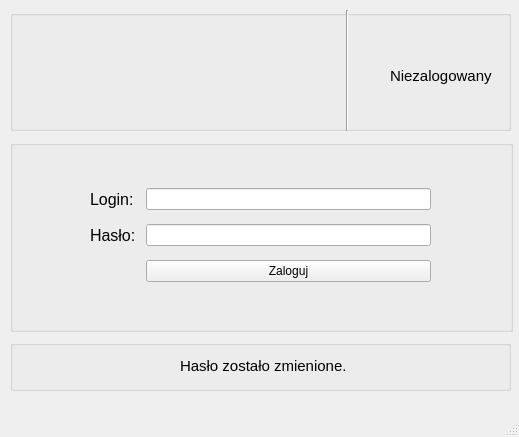
<?xml version="1.0" encoding="UTF-8"?>
<ui version="4.0">
 <class>LoginWindow2</class>
 <widget class="QMainWindow" name="LoginWindow2">
  <property name="geometry">
   <rect>
    <x>0</x>
    <y>0</y>
    <width>519</width>
    <height>437</height>
   </rect>
  </property>
  <property name="windowTitle">
   <string>MainWindow</string>
  </property>
  <widget class="QWidget" name="centralwidget">
   <widget class="QGroupBox" name="groupBoxlogin">
    <property name="geometry">
     <rect>
      <x>10</x>
      <y>140</y>
      <width>503</width>
      <height>192</height>
     </rect>
    </property>
    <property name="title">
     <string/>
    </property>
    <widget class="QWidget" name="formLayoutWidget">
     <property name="geometry">
      <rect>
       <x>80</x>
       <y>40</y>
       <width>341</width>
       <height>111</height>
      </rect>
     </property>
     <layout class="QGridLayout" name="gridLayout">
      <item row="0" column="0">
       <widget class="QLabel" name="label_login">
        <property name="font">
         <font>
          <pointsize>12</pointsize>
         </font>
        </property>
        <property name="text">
         <string>Login: </string>
        </property>
       </widget>
      </item>
      <item row="0" column="1">
       <widget class="QLineEdit" name="lineEdit_login"/>
      </item>
      <item row="1" column="0">
       <widget class="QLabel" name="label_password">
        <property name="font">
         <font>
          <pointsize>12</pointsize>
         </font>
        </property>
        <property name="text">
         <string>Hasło: </string>
        </property>
       </widget>
      </item>
      <item row="1" column="1">
       <widget class="QLineEdit" name="lineEdit_password">
        <property name="echoMode">
         <enum>QLineEdit::Password</enum>
        </property>
       </widget>
      </item>
      <item row="2" column="1">
       <widget class="QPushButton" name="pushButtonlog_in">
        <property name="text">
         <string>Zaloguj</string>
        </property>
       </widget>
      </item>
     </layout>
    </widget>
   </widget>
   <widget class="QGroupBox" name="groupBox_menu_2">
    <property name="geometry">
     <rect>
      <x>10</x>
      <y>10</y>
      <width>501</width>
      <height>121</height>
     </rect>
    </property>
    <property name="title">
     <string/>
    </property>
    <widget class="QLabel" name="label_user">
     <property name="geometry">
      <rect>
       <x>380</x>
       <y>50</y>
       <width>111</width>
       <height>31</height>
      </rect>
     </property>
     <property name="font">
      <font>
       <pointsize>11</pointsize>
      </font>
     </property>
     <property name="text">
      <string>Niezalogowany</string>
     </property>
    </widget>
    <widget class="QLabel" name="label_logo">
     <property name="geometry">
      <rect>
       <x>10</x>
       <y>10</y>
       <width>321</width>
       <height>91</height>
      </rect>
     </property>
     <property name="text">
      <string/>
     </property>
    </widget>
    <widget class="Line" name="line_2">
     <property name="geometry">
      <rect>
       <x>322</x>
       <y>0</y>
       <width>31</width>
       <height>121</height>
      </rect>
     </property>
     <property name="orientation">
      <enum>Qt::Vertical</enum>
     </property>
    </widget>
   </widget>
   <widget class="QGroupBox" name="groupBox_info">
    <property name="geometry">
     <rect>
      <x>10</x>
      <y>340</y>
      <width>501</width>
      <height>51</height>
     </rect>
    </property>
    <property name="title">
     <string/>
    </property>
    <widget class="QLabel" name="label_info">
     <property name="enabled">
      <bool>true</bool>
     </property>
     <property name="geometry">
      <rect>
       <x>170</x>
       <y>10</y>
       <width>191</width>
       <height>31</height>
      </rect>
     </property>
     <property name="font">
      <font>
       <pointsize>11</pointsize>
      </font>
     </property>
     <property name="text">
      <string>Hasło zostało zmienione.</string>
     </property>
    </widget>
   </widget>
  </widget>
  <widget class="QMenuBar" name="menubar">
   <property name="geometry">
    <rect>
     <x>0</x>
     <y>0</y>
     <width>519</width>
     <height>21</height>
    </rect>
   </property>
  </widget>
  <widget class="QStatusBar" name="statusbar"/>
 </widget>
 <resources/>
 <connections/>
</ui>
